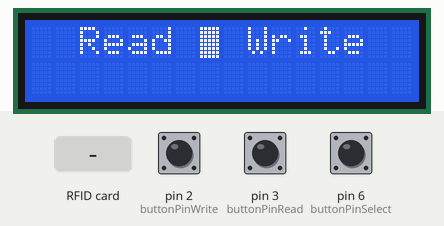
Recording of a sketch running on a simulated Arduino Uno, built with avr-gcc and run on an emulated ATmega328P. On the bench: 16×2 character LCD. The inputs (shaded band) are chosen by the test bench; at power-on: pin 2 (buttonPinWrite) HIGH, pin 6 (buttonPinSelect) HIGH, pin 3 (buttonPinRead) HIGH.

Above: at 1.3 s.
1.4 s: pin 2 (buttonPinWrite) pulled LOW for 1.25 s
At 2.5 s:
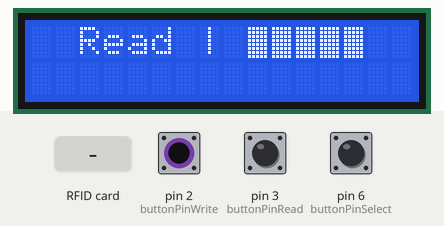
6.7 s: pin 6 (buttonPinSelect) pulled LOW for 1.25 s
At 8.2 s:
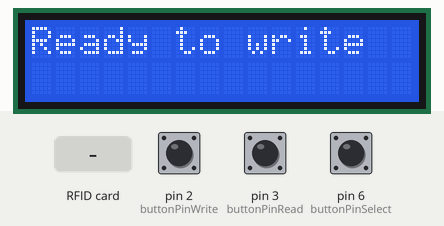
9.4 s: pin 3 (buttonPinRead) pulled LOW for 1.25 s
At 10.0 s:
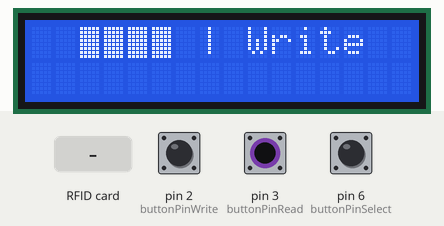
14.2 s: pin 6 (buttonPinSelect) pulled LOW for 1.25 s
At 15.2 s:
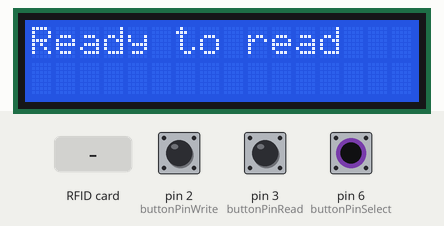
16.9 s: RFID card 5E 7A 19 C4 held to the reader
At 18.3 s:
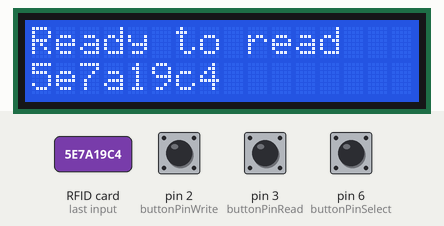
19.0 s: pin 2 (buttonPinWrite) pulled LOW for 3.2 s
At 20.0 s:
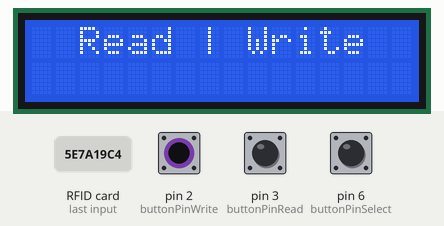
Timing chart, 0 to 22.0 s (numbered marks = the images above; inputs shaded):
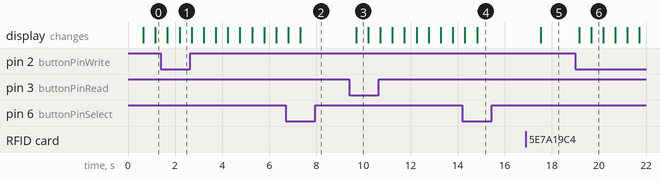

The sketch:

rfid_reader_writer.ino
```cpp
#include <LiquidCrystal_I2C.h>
#include <SPI.h>
#include <MFRC522.h>

#define SS_PIN 10
#define RST_PIN 9

MFRC522 rfid(SS_PIN, RST_PIN);
MFRC522::MIFARE_Key key;
byte nuidPICC[4];


LiquidCrystal_I2C lcd(0x27, 16, 2);


const int buttonPinWrite = 2;
const int buttonPinRead = 3;
const int buttonPinSelect = 6;

int buttonStateWrite = 0;
int buttonStateRead = 0;
int buttonStateSelect = 0;
String baseMessage = "Read | Write";
String readMessage = "Ready to read";
String readMessageCard = ".. .. .. ..";
String writeMessage = "Ready to write";
String UID = "";


void setup() {
  //Serial.begin(9600);
  SPI.begin();
  rfid.PCD_Init();


  lcd.init();
  lcd.clear();
  lcd.backlight();
  lcd.setCursor(0, 0);

  pinMode(buttonPinWrite, INPUT_PULLUP);
  pinMode(buttonPinRead, INPUT_PULLUP);
  pinMode(buttonPinSelect, INPUT_PULLUP);
}


byte hexCharToByte(char c) {
  if ('0' <= c && c <= '9') {
    return c - '0';
  }
  if ('A' <= c && c <= 'F') {
    return c - 'A' + 10;
  }
  if ('a' <= c && c <= 'f') {
    return c - 'a' + 10;
  }
  return 0; // Invalid character
}


void ReadCard() {
  if ( ! rfid.PICC_IsNewCardPresent()) {
     return;
  }
  else { UID = ""; }

  if ( ! rfid.PICC_ReadCardSerial())
    return;

  for (byte i = 0; i < rfid.uid.size; i++) {
    UID += String(rfid.uid.uidByte[i] < 0x10 ? "0" : "");
    UID += String(rfid.uid.uidByte[i], HEX);
  }

}

void WriteCard() {
  if ( ! rfid.PICC_IsNewCardPresent() || ! rfid.PICC_ReadCardSerial() ) {
    delay(50);
    return;
  }

  String uidString = UID;  // Convert UID string to String object
  byte newUid[4];

  for (int i = 0; i < 4; ++i) {
    String hexByte = uidString.substring(2 * i, 2 * i + 2); // Extract each pair of characters
    newUid[i] = (byte) strtol(hexByte.c_str(), NULL, 16); // Convert hex string to byte
    Serial.print(newUid[i]);
  }

  if ( rfid.MIFARE_SetUid(newUid, (byte)4, true) ) {
    lcd.setCursor(0, 1);
    lcd.print("Changed UID");
  }
}


void HighLigher(int startPos, int length, String origin) {
  lcd.clear();
  int endPos = startPos + length;
  lcd.setCursor(2, 0);
  lcd.print(origin.substring(0, startPos));
  for (int i = startPos; i < endPos; ++i) {
    lcd.print((char)255);
  }
  lcd.print(origin.substring(endPos));
  delay(500);
}


int currentOption = 0;


void loop() {

  buttonStateWrite = digitalRead(buttonPinWrite);
  buttonStateRead = digitalRead(buttonPinRead);
  buttonStateSelect = digitalRead(buttonPinSelect);

  if (buttonStateRead == LOW) {
    currentOption = 1;
    digitalWrite(buttonPinWrite, HIGH);
  }

  else if (buttonStateWrite == LOW) {
    currentOption = 2;
    digitalWrite(buttonPinRead, HIGH);
  }

  else if (buttonStateSelect == LOW && currentOption == 1) {
    currentOption = 3;
  }

  else if (buttonStateSelect == LOW && currentOption == 2) {
    currentOption = 4;

  }


  switch (currentOption) {
    case 1: // Read
      HighLigher(0, 4, baseMessage);
      lcd.setCursor(2, 0);
      lcd.print(baseMessage);
      break;
    case 2: // Write
      HighLigher(7, 5, baseMessage);
      lcd.setCursor(2, 0);
      lcd.print(baseMessage);
      break;

    case 3: // Reading handler
      lcd.clear();
      lcd.setCursor(0, 0);
      lcd.print(readMessage);
      lcd.setCursor(0, 1);
      lcd.print(UID);
      ReadCard();


      break;

    case 4:
      lcd.clear();
      lcd.setCursor(0, 0);
      lcd.print(writeMessage);
      WriteCard();
      break;

    default: // Line
      HighLigher(5, 1, baseMessage);
      lcd.setCursor(2, 0);
      lcd.print(baseMessage);
    }


  delay(500);
}
```

Measured:
- after the input at 1.4 s, the display: first differs from a run without the input after 0.79 s (image 1)
- after the input at 6.7 s, the display: first differs from a run without the input after 0.62 s (image 2)
- after the input at 9.4 s, the display: changes after 0.29 s (image 3)
- after the input at 14.2 s, the display: first differs from a run without the input after 0.63 s (image 4)
- after the input at 16.9 s, the display: changes after 0.62 s (image 5)
- after the input at 19.0 s, the display: first changes after 0.16 s (image 6 shows a later state)
- what the display in image 3 shows lasts 0.5 s, from 9.7 s to 10.2 s
